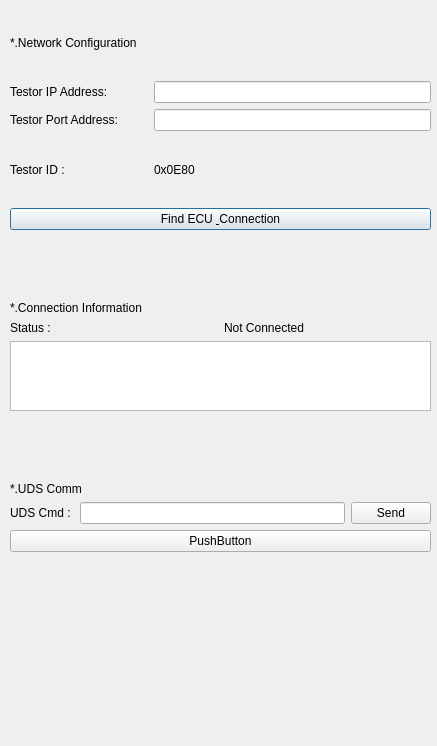
<?xml version="1.0" encoding="UTF-8"?>
<ui version="4.0">
 <class>dialog</class>
 <widget class="QDialog" name="dialog">
  <property name="geometry">
   <rect>
    <x>0</x>
    <y>0</y>
    <width>437</width>
    <height>746</height>
   </rect>
  </property>
  <property name="windowTitle">
   <string>Mini Corvus</string>
  </property>
  <widget class="QWidget" name="verticalLayoutWidget">
   <property name="geometry">
    <rect>
     <x>10</x>
     <y>10</y>
     <width>421</width>
     <height>868</height>
    </rect>
   </property>
   <layout class="QVBoxLayout" name="mainLayout" stretch="1,1,1,1,1,1,1,1,0,5">
    <item>
     <widget class="QLabel" name="label">
      <property name="text">
       <string>*.Network Configuration</string>
      </property>
     </widget>
    </item>
    <item>
     <layout class="QHBoxLayout" name="horizontalLayout_3" stretch="1,2">
      <item>
       <widget class="QLabel" name="label_2">
        <property name="text">
         <string>Testor IP Address:</string>
        </property>
       </widget>
      </item>
      <item>
       <widget class="QLineEdit" name="txtTestorIP"/>
      </item>
     </layout>
    </item>
    <item>
     <layout class="QHBoxLayout" name="horizontalLayout_4" stretch="1,2">
      <item>
       <widget class="QLabel" name="label_3">
        <property name="text">
         <string>Testor Port Address:</string>
        </property>
       </widget>
      </item>
      <item>
       <widget class="QLineEdit" name="txtTestorPort"/>
      </item>
     </layout>
    </item>
    <item>
     <layout class="QHBoxLayout" name="horizontalLayout_5" stretch="1,2">
      <item>
       <widget class="QLabel" name="label_4">
        <property name="text">
         <string>Testor ID :</string>
        </property>
       </widget>
      </item>
      <item>
       <widget class="QLabel" name="label_5">
        <property name="text">
         <string>0x0E80</string>
        </property>
       </widget>
      </item>
     </layout>
    </item>
    <item>
     <widget class="QPushButton" name="btnConnect">
      <property name="text">
       <string>Find ECU &amp; Connection</string>
      </property>
     </widget>
    </item>
    <item>
     <spacer name="verticalSpacer_2">
      <property name="orientation">
       <enum>Qt::Vertical</enum>
      </property>
      <property name="sizeHint" stdset="0">
       <size>
        <width>20</width>
        <height>40</height>
       </size>
      </property>
     </spacer>
    </item>
    <item>
     <layout class="QVBoxLayout" name="verticalLayout" stretch="1,1,1">
      <item>
       <widget class="QLabel" name="label_6">
        <property name="text">
         <string>*.Connection Information</string>
        </property>
       </widget>
      </item>
      <item>
       <layout class="QHBoxLayout" name="horizontalLayout_6">
        <item>
         <widget class="QLabel" name="label_8">
          <property name="text">
           <string>Status :</string>
          </property>
         </widget>
        </item>
        <item>
         <widget class="QLabel" name="lblConnStatus">
          <property name="text">
           <string>Not Connected</string>
          </property>
         </widget>
        </item>
       </layout>
      </item>
      <item>
       <widget class="QPlainTextEdit" name="txtConnInfo"/>
      </item>
     </layout>
    </item>
    <item>
     <spacer name="verticalSpacer_3">
      <property name="orientation">
       <enum>Qt::Vertical</enum>
      </property>
      <property name="sizeHint" stdset="0">
       <size>
        <width>20</width>
        <height>40</height>
       </size>
      </property>
     </spacer>
    </item>
    <item>
     <layout class="QVBoxLayout" name="verticalLayout_2">
      <item>
       <widget class="QLabel" name="label_7">
        <property name="text">
         <string>*.UDS Comm</string>
        </property>
       </widget>
      </item>
      <item>
       <layout class="QHBoxLayout" name="horizontalLayout_7">
        <item>
         <widget class="QLabel" name="label_9">
          <property name="text">
           <string>UDS Cmd : </string>
          </property>
         </widget>
        </item>
        <item>
         <widget class="QLineEdit" name="txtUDSCommand"/>
        </item>
        <item>
         <widget class="QPushButton" name="btnUDSSend">
          <property name="text">
           <string>Send</string>
          </property>
         </widget>
        </item>
       </layout>
      </item>
      <item>
       <widget class="QPushButton" name="pushButton">
        <property name="text">
         <string>PushButton</string>
        </property>
       </widget>
      </item>
     </layout>
    </item>
    <item>
     <spacer name="verticalSpacer">
      <property name="orientation">
       <enum>Qt::Vertical</enum>
      </property>
      <property name="sizeHint" stdset="0">
       <size>
        <width>20</width>
        <height>40</height>
       </size>
      </property>
     </spacer>
    </item>
   </layout>
  </widget>
 </widget>
 <resources/>
 <connections/>
</ui>
